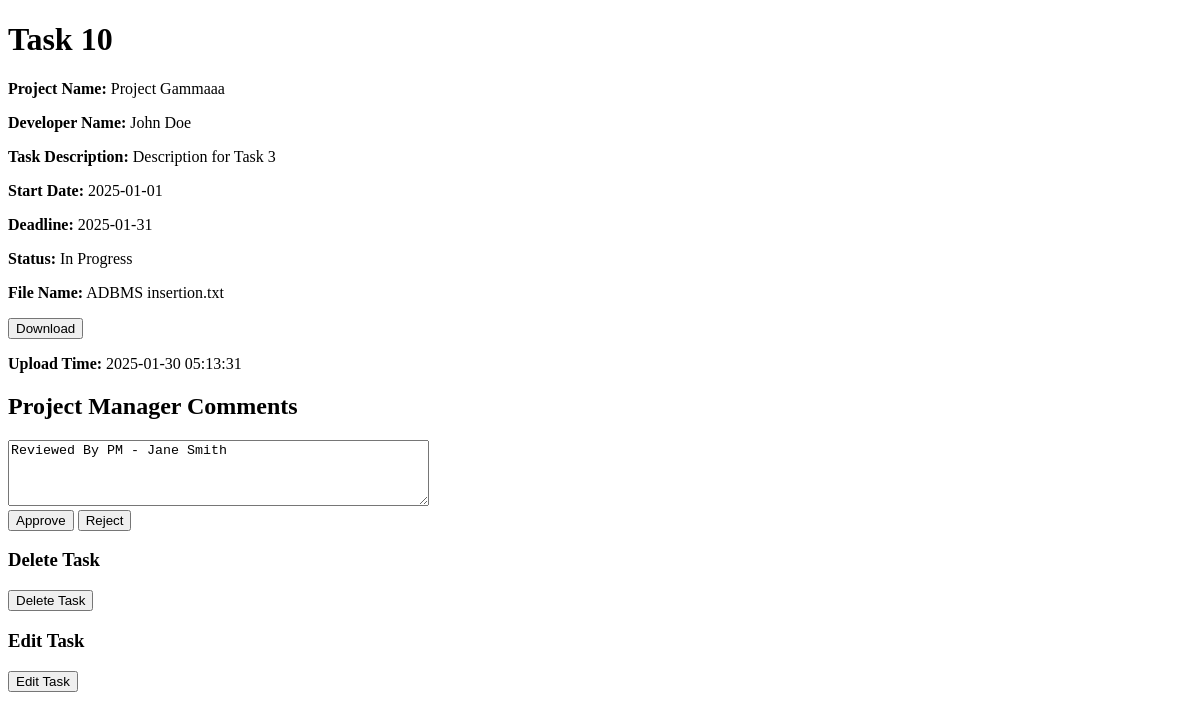
Screenshot of /controller/pm-task-controller.php?action=view&task_id=10 (signed in) with the database file from the repository.
### tables this page shows
CREATE TABLE `tasks` (
  `task_id` int(11) NOT NULL,
  `project_id` int(11) NOT NULL,
  `developer_id` int(11) DEFAULT NULL,
  `name` varchar(100) NOT NULL,
  `description` text NOT NULL,
  `start_date` date NOT NULL,
  `deadline` date NOT NULL,
  `status` varchar(50) NOT NULL DEFAULT 'Not Started',
  `pm_comment` text DEFAULT NULL,
  `timestamp` timestamp NOT NULL DEFAULT current_timestamp() ON UPDATE current_timestamp(),
  `file_data` longblob DEFAULT NULL,
  `file_name` varchar(255) DEFAULT NULL,
  `file_type` varchar(255) DEFAULT NULL
);

CREATE TABLE `projects` (
  `project_id` int(11) NOT NULL,
  `client_id` int(11) NOT NULL,
  `pm_id` int(11) DEFAULT NULL,
  `name` varchar(100) NOT NULL,
  `description` text NOT NULL,
  `start_date` date DEFAULT NULL,
  `deadline` date NOT NULL,
  `status` varchar(50) NOT NULL DEFAULT 'Pending Approval',
  `type` varchar(50) NOT NULL DEFAULT 'Proposal',
  `comment` text DEFAULT NULL,
  `client_feedback` text DEFAULT NULL,
  `progress` decimal(5,2) DEFAULT 0.00
);

CREATE TABLE `usr` (
  `userid` int(11) NOT NULL,
  `firstname` varchar(255) NOT NULL,
  `lastname` varchar(255) NOT NULL,
  `name` varchar(255) NOT NULL,
  `email` varchar(255) NOT NULL,
  `password` varchar(255) NOT NULL,
  `roleid` int(11) DEFAULT NULL
);

### model/task-model.php (called while the page is built, shortened)
<?php
function getTaskDetails($taskId) {
    $conn = getDbConnection();
    $sql = "SELECT t.*, p.name AS project_name, u.firstname AS pm_name, u.lastname AS pm_lastname
            FROM tasks t
            JOIN projects p ON t.project_id = p.project_id
            JOIN usr u ON p.pm_id = u.userid
            WHERE t.task_id = ?";
    $stmt = $conn->prepare($sql);
    $stmt->bind_param("i", $taskId);
    $stmt->execute();
    $result = $stmt->get_result();
    $task = $result->fetch_assoc();
    $task['pm_name'] = $task['pm_name'] . ' ' . $task['pm_lastname'];
    return $task;
}
?>

### model/project-model.php (called while the page is built, shortened)
<?php
function getProjectInfo($projectId) {
    $conn = getDbConnection();
    $sql = "SELECT * FROM projects WHERE project_id = ?";
    $stmt = $conn->prepare($sql);
    $stmt->bind_param("i", $projectId);
    $stmt->execute();
    $result = $stmt->get_result();
    $projectInfo = $result->fetch_assoc();
    return $projectInfo;
}
function getProjectName($projectId) {
    $projectInfo = getProjectInfo($projectId);
    return $projectInfo['name'];
}
?>

### model/user-model.php (called while the page is built, shortened)
<?php
function getUserInfo($userId)
{
    $conn = getDbConnection();
    $sql = "SELECT userid, firstname, lastname, email, roleid FROM usr WHERE userid = ?";
    $stmt = $conn->prepare($sql);
    $stmt->bind_param("i", $userId);
    $stmt->execute();
    $result = $stmt->get_result();
    $user = $result->fetch_assoc();
    return $user;
}
function getUserName($userId)
{
    $userInfo = getUserInfo($userId);
    $firstname = $userInfo['firstname'] ?? 'Unassigned';
    $lastname = $userInfo['lastname'] ?? '';
    return trim("$firstname $lastname");
}
?>

### view/pm-task-view.php (the view, shortened to what this page needs)
<!DOCTYPE html>
<html lang="en">
<head>
    <link rel="stylesheet" href="../css/styles.css">
</head>
<body>
<h1><?php echo $task['name']; ?></h1>
<p><strong>Project Name:</strong> <?php echo $projectName; ?></p>
<p><strong>Developer Name:</strong> <?php echo $developerName ? $developerName : "Unassigned"; ?></p>
<p><strong>Task Description:</strong> <?php echo $task['description']; ?></p>
<p><strong>Start Date:</strong> <?php echo $task['start_date']; ?></p>
<p><strong>Deadline:</strong> <?php echo $task['deadline']; ?></p>
<p><strong>Status:</strong> <?php echo $task['status']; ?></p>
<?php if (!empty($task['file_name'])) { ?>
    <p><strong>File Name:</strong> <?php echo $task['file_name']; ?></p>
    <form action="../controller/pm-task-controller.php?action=download_file" method="post">
        <button type="submit">Download</button>
    </form>
    <p><strong>Upload Time:</strong> <?php echo $task['timestamp']; ?></p>
<?php } ?>
<h2>Project Manager Comments</h2>
<form action="../controller/pm-task-controller.php?action=approve_reject" method="post">
    <textarea name="pm_comment" rows="4" cols="50"><?php echo $task['pm_comment']; ?></textarea><br>
    <button type="submit" name="action" value="approve">Approve</button>
    <button type="submit" name="action" value="reject">Reject</button>
</form>
<h3>Delete Task</h3>
<form action="../controller/pm-task-controller.php?action=delete" method="post">
    <button type="submit">Delete Task</button>
</form>
<h3>Edit Task</h3>
<form action="../controller/pm-task-controller.php?action=edit" method="post">
    <button type="submit">Edit Task</button>
</form>
</body>
</html>

### rows the page displays
tasks: name "Task 10", project.name "Project Gammaaa", developer.lastname "John Doe", description "Description for Task 3", start_date "2025-01-01", deadline "2025-01-31", status "In Progress", file_name "ADBMS insertion.txt", timestamp "2025-01-30 05:13:31", pm_comment "Reviewed By PM - Jane Smith"
